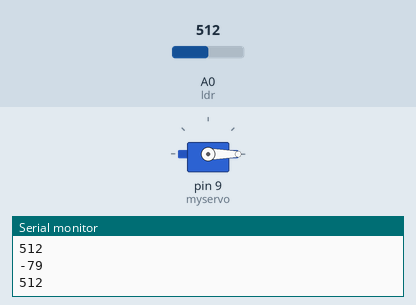
Bench run of a sketch on a simulated Arduino Uno, built with avr-gcc and run on an emulated ATmega328P. On the bench: servo, the last lines printed to the serial monitor. The inputs (shaded band) are chosen by the test bench; at power-on: A0 (ldr) = 512.

Above: at 1.2 s.
1.3 s: A0 (ldr) set to 716
At 2.3 s:
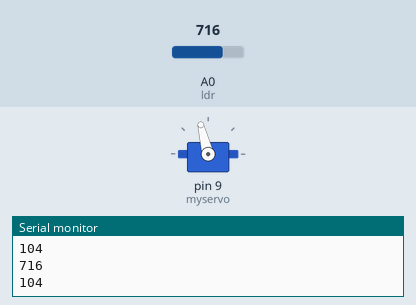
2.8 s: A0 (ldr) set to 900
At 3.2 s:
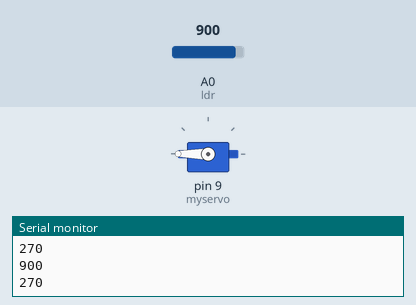
4.3 s: A0 (ldr) set to 511
At 4.8 s:
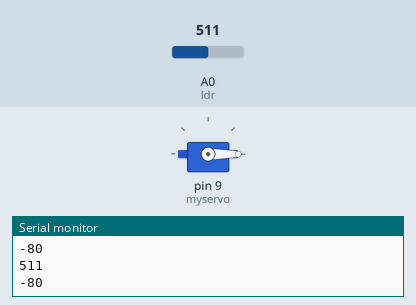
5.8 s: A0 (ldr) set to 1023
At 6.8 s:
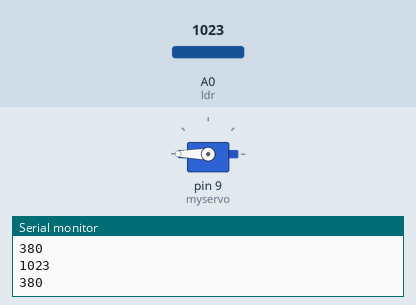
Timing chart, 0 to 8.3 s (numbered marks = the images above; inputs shaded):
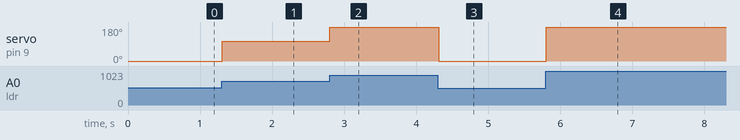

Measured:
- after the input at 1.3 s, servo on pin 9 (myservo): 0° → 104° at once
- after the input at 2.8 s, servo on pin 9 (myservo): 104° → 180° at once
- after the input at 4.3 s, servo on pin 9 (myservo): 180° → 0° at once
- after the input at 5.8 s, servo on pin 9 (myservo): 0° → 180° at once

The sketch:

servoo.ino
```cpp
/*
 Controlling a servo position using a potentiometer (variable resistor)
 by Michal Rinott <http://people.interaction-ivrea.it/m.rinott>

 modified on 8 Nov 2013
 by Scott Fitzgerald
 http://www.arduino.cc/en/Tutorial/Knob
*/

#include <Servo.h>

Servo myservo;  // create servo object to control a servo

int ldr = 0;  // analog pin used to connect the potentiometer
int val;    // variable to read the value from the analog pin

void setup() {
  myservo.attach(9);
  Serial.begin(9600);// attaches the servo on pin 9 to the servo object
}

void loop() {
  val = analogRead(ldr);
  Serial.println(val);// reads the value of the potentiometer (value between 0 and 1023)
  val = map(val,600, 800, 0, 180);
  Serial.println(val);// scale it to use it with the servo (value between 0 and 180)
  myservo.write(val);                  // sets the servo position according to the scaled value
  delay(15);                           // waits for the servo to get there
}
```
